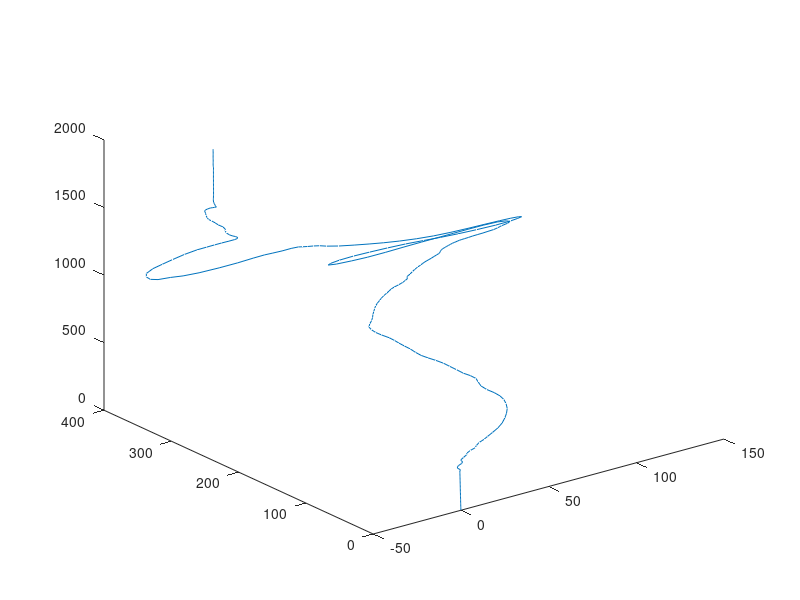

MATLAB code for this plot:
close all;
clear all;
clc;

imuData = importdata("evalBoardLOG.csv");
%1 LSB = 2.45mms2 accl
LSBtoms2 = 2.45e-3;

acclX = imuData.data(:, 9) * LSBtoms2;
acclY = imuData.data(:, 11) * LSBtoms2;
acclZ = imuData.data(:, 13) * LSBtoms2;





trajectoryX = cumtrapz(acclX);
trajectoryY = cumtrapz(acclY);
trajectoryZ = cumtrapz(acclZ);

plot3(trajectoryX, trajectoryY, trajectoryZ);